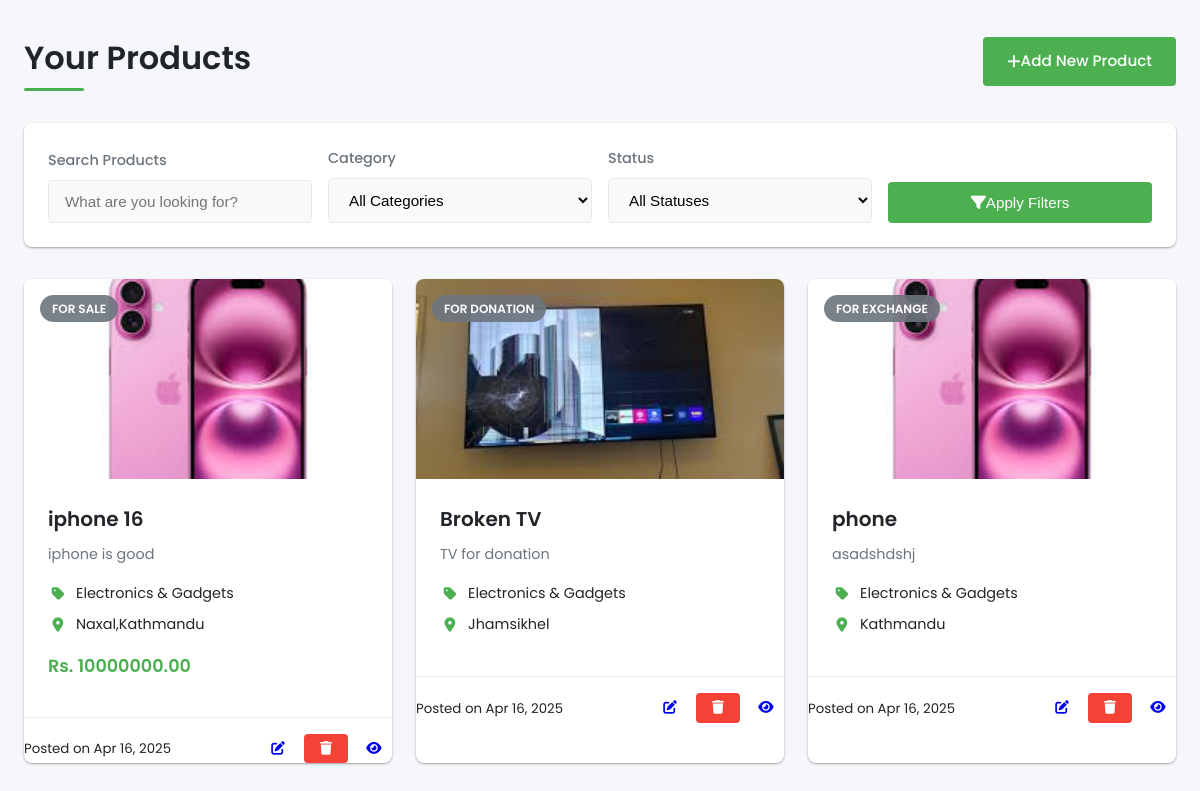
Page /accounts/product_listing/ on the committed database.
### accounts/models.py (models this page shows, shortened)
class Product(models.Model):
    STATUS_CHOICES = [
        ('for_sale', 'For Sale'),
        ('for_exchange', 'For Exchange'),
        ('for_donation', 'For Donation'),
        ('recycling', 'For Recycling'),
    ]
    name = models.CharField(max_length=255)
    description = models.TextField()
    category = models.ForeignKey(Category, on_delete=models.CASCADE)
    status = models.CharField(choices=STATUS_CHOICES, max_length=20)
    price = models.DecimalField(max_digits=10, decimal_places=2, blank=True, null=True)
    image = models.ImageField(upload_to=product_image_upload_to, blank=True, null=True)
    location = models.CharField(max_length=255, blank=True, null=True)
    contact_number = models.CharField(max_length=50, blank=True, null=True)
    user = models.ForeignKey(User, on_delete=models.CASCADE)
    created_at = models.DateTimeField(auto_now_add=True)
    updated_at = models.DateTimeField(auto_now=True)
    estimated_co2_saving = models.FloatField(default=0, blank=True, null=True)
    estimated_water_saving = models.FloatField(default=0, blank=True, null=True)
    estimated_waste_reduction = models.FloatField(default=0, blank=True, null=True)
    recycle_worker = models.ForeignKey('RecycleWorker', null=True, blank=True, on_delete=models.SET_NULL)

class Category(models.Model):
    name = models.CharField(max_length=100, unique=True)
    description = models.TextField()

### accounts/views.py (the view)
# urls.py: path('product_listing/', views.product_listing_view, name='product_listing'),
def product_listing_view(request):
    query = request.GET.get('q', '')
    category_id = request.GET.get('category', '')
    status = request.GET.get('status', '')
    products = Product.objects.select_related('category', 'user').all()
    if query:
        products = products.filter(
            Q(name__icontains=query) |
            Q(description__icontains=query)
        )
    if category_id:
        products = products.filter(category_id=category_id)
    if status:
        products = products.filter(status=status)
    return render(request, 'accounts/product_listing.html', {
        'products': products,
        'categories': Category.objects.all(),
        'status_choices': Product.STATUS_CHOICES,
    })

### accounts/templates/accounts/product_listing.html (shortened to what this page needs)
<!DOCTYPE html>
<html lang="en">
<head>
    <link rel="stylesheet" href="https://cdnjs.cloudflare.com/ajax/libs/font-awesome/6.0.0-beta3/css/all.min.css">
</head>
<body>
    <div class="container">
        <div class="page-header">
            <h1 class="page-title">Your Products</h1>
            <a href="{% url 'add_product' %}" class="btn btn-primary">
                <i class="fas fa-plus"></i> Add New Product
            </a>
        </div>
        <div class="search-section">
            <form method="get" action="{% url 'product_listing' %}" class="search-form">
                <div class="form-group">
                    <label for="search" class="form-label">Search Products</label>
                    <div class="input-group">
                        <input type="text" id="search" name="q" class="form-control" placeholder="What are you looking for?" value="{{ query|default:'' }}">
                    </div>
                </div>
                <div class="form-group">
                    <label for="category" class="form-label">Category</label>
                    <select id="category" name="category" class="form-control" aria-label="Category Filter">
                        <option value="">All Categories</option>
                    </select>
                </div>
                <div class="form-group">
                    <label for="status" class="form-label">Status</label>
                    <select id="status" name="status" class="form-control" aria-label="Status Filter">
                        <option value="">All Statuses</option>
                    </select>
                </div>
                <div class="form-group">
                    <button type="submit" class="btn btn-primary" style="width: 100%;">
                        <i class="fas fa-filter"></i> Apply Filters
                    </button>
                </div>
            </form>
        </div>
        {% if products %}
            <div class="product-grid">
                {% for product in products %}
                    <div class="product-card">
                        <span class="product-badge
                            {% if product.status == 'available' %}badge-available
                            {% elif product.status == 'reserved' %}badge-reserved
                            {% else %}badge-sold{% endif %}">
                            {{ product.get_status_display }}
                        </span>
                        <a href="{% url 'product_detail' product.id %}" class="product-link">
                            <div class="product-media">
                                {% if product.image and product.image.url %}
                                    <img src="{{ product.image.url }}" alt="{{ product.name }}">
                                {% else %}
                                    <div class="no-image">
                                        <i class="fas fa-camera"></i>
                                    </div>
                                {% endif %}
                            </div>
                        </a>
                        <div class="product-body">
                            <a href="{% url 'product_detail' product.id %}" class="product-link">
                                <h3 class="product-title">{{ product.name }}</h3>
                                <p class="product-description">{{ product.description|truncatechars:100 }}</p>
                            </a>
                            <div class="product-meta">
                                <div class="meta-item">
                                    <i class="fas fa-tag"></i>
                                    {% if product.category %}
                                        <span>{{ product.category.name }}</span>
                                    {% else %}
                                        <span class="text-muted">Uncategorized</span>
                                    {% endif %}
                                </div>
                                {% if product.location %}
                                <div class="meta-item">
                                    <i class="fas fa-map-marker-alt"></i>
                                    <span>{{ product.location }}</span>
                                </div>
                                {% endif %}
                            </div>
                            {% if product.price %}
                                <div class="product-price">Rs. {{ product.price }}</div>
                            {% endif %}
                        </div>
                        <div class="product-footer">
                            <small class="text-muted">Posted on {{ product.created_at|date:"M d, Y" }}</small>
                            <div class="product-actions">
                                <a href="#" class="btn btn-sm btn-icon" title="Edit">
                                    <i class="fas fa-edit"></i>
                                </a>
                                <a href="{% url 'confirm_delete' product.id %}" class="btn btn-sm btn-danger"
                                   onclick="return confirm('Are you sure you want to delete this product?');" title="Delete">
                                    <i class="fas fa-trash"></i>
                                </a>
                                <a href="{% url 'product_detail' product.id %}" class="btn btn-sm btn-icon" title="View Details">
                                    <i class="fas fa-eye"></i>
                                </a>
                            </div>
                        </div>
                    </div>
                {% endfor %}
            </div>
        {% endif %}
    </div>
</body>
</html>

### accounts/templates/accounts/product_listing.html (style rules this page uses)
:root { --primary: #4CAF50; --primary-dark: #388E3C; --secondary: #FF9800; --danger: #F44336; --danger-dark: #D32F2F; --light: #f8f9fa; --dark: #212529; --gray: #6c757d; --light-gray: #e9ecef; --white: #ffffff; --shadow-sm: 0 1px 3px rgba(0,0,0,0.12), 0 1px 2px rgba(0,0,0,0.24); --shadow-md: 0 4px 6px rgba(0,0,0,0.1), 0 1px 3px rgba(0,0,0,0.08); --shadow-lg: 0 10px 25px rgba(0,0,0,0.1), 0 5px 10px rgba(0,0,0,0.05); --radius-sm: 4px; --radius-md: 8px; --radius-lg: 12px; --transition: all 0.3s ease; }
* { box-sizing: border-box; margin: 0; padding: 0; }
body { font-family: 'Poppins', sans-serif; line-height: 1.6; background-color: #f5f7fa; color: var(--dark); }
.container { max-width: 1200px; margin: 0 auto; padding: 2rem 1.5rem; }
.page-header { display: flex; justify-content: space-between; align-items: center; margin-bottom: 2rem; }
.page-title { font-size: 2rem; font-weight: 600; color: var(--dark); position: relative; padding-bottom: 0.5rem; }
.page-title::after { content: ''; position: absolute; bottom: 0; left: 0; width: 60px; height: 3px; background: var(--primary); border-radius: 3px; }
.search-section { background: var(--white); border-radius: var(--radius-md); padding: 1.5rem; margin-bottom: 2rem; box-shadow: var(--shadow-sm); }
.search-form { display: grid; grid-template-columns: repeat(auto-fit, minmax(200px, 1fr)); gap: 1rem; align-items: end; }
.form-group { margin-bottom: 0; }
.form-label { display: block; margin-bottom: 0.5rem; font-weight: 500; color: var(--gray); font-size: 0.9rem; }
.form-control { width: 100%; padding: 0.75rem 1rem; font-size: 0.95rem; border: 1px solid var(--light-gray); border-radius: var(--radius-sm); transition: var(--transition); background-color: var(--light); }
.btn { display: inline-flex; align-items: center; justify-content: center; padding: 0.75rem 1.5rem; font-size: 0.95rem; font-weight: 500; border: none; border-radius: var(--radius-sm); cursor: pointer; transition: var(--transition); text-decoration: none; }
.btn-primary { background-color: var(--primary); color: var(--white); }
.btn-danger { background-color: var(--danger); color: var(--white); }
.product-grid { display: grid; grid-template-columns: repeat(auto-fill, minmax(280px, 1fr)); gap: 1.5rem; margin-top: 1.5rem; }
.product-card { background: var(--white); border-radius: var(--radius-md); overflow: hidden; box-shadow: var(--shadow-sm); transition: var(--transition); position: relative; }
.product-badge { position: absolute; top: 1rem; left: 1rem; padding: 0.25rem 0.75rem; border-radius: 20px; font-size: 0.75rem; font-weight: 600; text-transform: uppercase; z-index: 1; }
.badge-sold { background-color: rgba(108, 117, 125, 0.9); color: white; }
.product-media { height: 200px; overflow: hidden; position: relative; }
.product-media img { width: 100%; height: 100%; object-fit: cover; transition: transform 0.5s ease; }
.product-body { padding: 1.5rem; }
.product-title { font-size: 1.25rem; font-weight: 600; margin-bottom: 0.5rem; color: var(--dark); }
.product-description { color: var(--gray); font-size: 0.9rem; margin-bottom: 1rem; display: -webkit-box; -webkit-line-clamp: 2; -webkit-box-orient: vertical; overflow: hidden; }
.product-meta { margin-bottom: 1rem; }
.meta-item { display: flex; align-items: center; margin-bottom: 0.5rem; font-size: 0.9rem; }
.meta-item i { margin-right: 0.5rem; color: var(--primary); width: 20px; text-align: center; }
.product-price { font-size: 1.1rem; font-weight: 600; color: var(--primary); margin: 0.75rem 0; }
.product-footer { display: flex; justify-content: space-between; align-items: center; padding-top: 1rem; border-top: 1px solid var(--light-gray); }
.product-actions { display: flex; gap: 0.5rem; }
.btn-sm { padding: 0.5rem 1rem; font-size: 0.85rem; }
.btn-icon { padding: 0.5rem; min-width: 36px; }
.product-link { color: inherit; text-decoration: none; }

### rows in the picture
Product: status "FOR SALE", image (picture), name "iphone 16", description "iphone is good", category.name "Electronics & Gadgets", location "Naxal,Kathmandu", price "10000000.00", created_at "Apr 16, 2025"
Product: status "FOR DONATION", image (picture), name "Broken TV", description "TV for donation", category.name "Electronics & Gadgets", location "Jhamsikhel", created_at "Apr 16, 2025"
Product: status "FOR EXCHANGE", image (picture), name "phone", description "asadshdshj", category.name "Electronics & Gadgets", location "Kathmandu", created_at "Apr 16, 2025"
